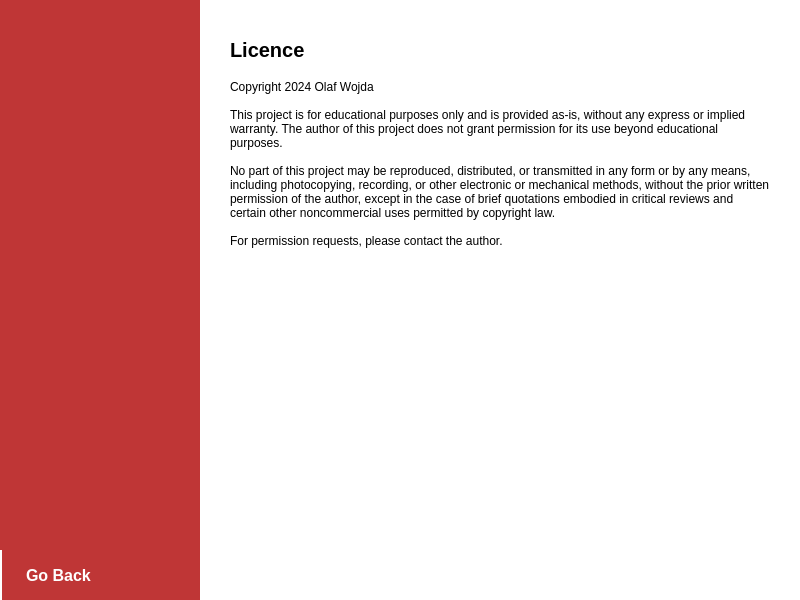
<?xml version="1.0" encoding="UTF-8"?>
<ui version="4.0">
 <class>Licence</class>
 <widget class="QWidget" name="Licence">
  <property name="geometry">
   <rect>
    <x>0</x>
    <y>0</y>
    <width>800</width>
    <height>600</height>
   </rect>
  </property>
  <property name="windowTitle">
   <string>Form</string>
  </property>
  <property name="styleSheet">
   <string notr="true">#contentWidget {
	background: white;
}
#licenceText {
	color: black;
	font-size: 12px;
}</string>
  </property>
  <widget class="QWidget" name="contentWidget" native="true">
   <property name="geometry">
    <rect>
     <x>0</x>
     <y>0</y>
     <width>801</width>
     <height>601</height>
    </rect>
   </property>
   <widget class="QWidget" name="menuWidget" native="true">
    <property name="geometry">
     <rect>
      <x>0</x>
      <y>0</y>
      <width>200</width>
      <height>600</height>
     </rect>
    </property>
    <property name="sizePolicy">
     <sizepolicy hsizetype="Preferred" vsizetype="Maximum">
      <horstretch>0</horstretch>
      <verstretch>0</verstretch>
     </sizepolicy>
    </property>
    <property name="minimumSize">
     <size>
      <width>200</width>
      <height>500</height>
     </size>
    </property>
    <property name="baseSize">
     <size>
      <width>200</width>
      <height>532</height>
     </size>
    </property>
    <property name="palette">
     <palette>
      <active>
       <colorrole role="Button">
        <brush brushstyle="SolidPattern">
         <color alpha="255">
          <red>191</red>
          <green>54</green>
          <blue>54</blue>
         </color>
        </brush>
       </colorrole>
       <colorrole role="Base">
        <brush brushstyle="SolidPattern">
         <color alpha="255">
          <red>191</red>
          <green>54</green>
          <blue>54</blue>
         </color>
        </brush>
       </colorrole>
       <colorrole role="Window">
        <brush brushstyle="SolidPattern">
         <color alpha="255">
          <red>191</red>
          <green>54</green>
          <blue>54</blue>
         </color>
        </brush>
       </colorrole>
      </active>
      <inactive>
       <colorrole role="Button">
        <brush brushstyle="SolidPattern">
         <color alpha="255">
          <red>191</red>
          <green>54</green>
          <blue>54</blue>
         </color>
        </brush>
       </colorrole>
       <colorrole role="Base">
        <brush brushstyle="SolidPattern">
         <color alpha="255">
          <red>191</red>
          <green>54</green>
          <blue>54</blue>
         </color>
        </brush>
       </colorrole>
       <colorrole role="Window">
        <brush brushstyle="SolidPattern">
         <color alpha="255">
          <red>191</red>
          <green>54</green>
          <blue>54</blue>
         </color>
        </brush>
       </colorrole>
      </inactive>
      <disabled>
       <colorrole role="Button">
        <brush brushstyle="SolidPattern">
         <color alpha="255">
          <red>191</red>
          <green>54</green>
          <blue>54</blue>
         </color>
        </brush>
       </colorrole>
       <colorrole role="Base">
        <brush brushstyle="SolidPattern">
         <color alpha="255">
          <red>191</red>
          <green>54</green>
          <blue>54</blue>
         </color>
        </brush>
       </colorrole>
       <colorrole role="Window">
        <brush brushstyle="SolidPattern">
         <color alpha="255">
          <red>191</red>
          <green>54</green>
          <blue>54</blue>
         </color>
        </brush>
       </colorrole>
      </disabled>
     </palette>
    </property>
    <property name="styleSheet">
     <string notr="true">QPushButton {
	font-size: 16px;
	font-weight: bold;
	background-color: #bf3636;
	color: white;
	padding: 8px;
	padding-left: 24px;
	border: none;
	border-left: 2px solid white;
	text-align:left;
}
QPushButton:hover {
	background-color: #d43f3f;
}
QWidget{
	background-color: #bf3636;
}</string>
    </property>
    <widget class="QLabel" name="logo">
     <property name="geometry">
      <rect>
       <x>40</x>
       <y>20</y>
       <width>120</width>
       <height>120</height>
      </rect>
     </property>
     <property name="styleSheet">
      <string notr="true"/>
     </property>
     <property name="text">
      <string/>
     </property>
     <property name="pixmap">
      <pixmap resource="resources.qrc">:/res/pasman.png</pixmap>
     </property>
     <property name="scaledContents">
      <bool>true</bool>
     </property>
    </widget>
    <widget class="QPushButton" name="backBtn">
     <property name="geometry">
      <rect>
       <x>0</x>
       <y>550</y>
       <width>200</width>
       <height>50</height>
      </rect>
     </property>
     <property name="text">
      <string>Go Back</string>
     </property>
    </widget>
   </widget>
   <widget class="QLabel" name="licenceText">
    <property name="geometry">
     <rect>
      <x>230</x>
      <y>80</y>
      <width>541</width>
      <height>491</height>
     </rect>
    </property>
    <property name="text">
     <string>Copyright 2024 Olaf Wojda

This project is for educational purposes only and is provided as-is, without any express or implied warranty. The author of this project does not grant permission for its use beyond educational purposes.

No part of this project may be reproduced, distributed, or transmitted in any form or by any means, including photocopying, recording, or other electronic or mechanical methods, without the prior written permission of the author, except in the case of brief quotations embodied in critical reviews and certain other noncommercial uses permitted by copyright law.

For permission requests, please contact the author.</string>
    </property>
    <property name="scaledContents">
     <bool>false</bool>
    </property>
    <property name="alignment">
     <set>Qt::AlignmentFlag::AlignLeading|Qt::AlignmentFlag::AlignLeft|Qt::AlignmentFlag::AlignTop</set>
    </property>
    <property name="wordWrap">
     <bool>true</bool>
    </property>
   </widget>
   <widget class="QLabel" name="pageTitle">
    <property name="geometry">
     <rect>
      <x>230</x>
      <y>30</y>
      <width>260</width>
      <height>40</height>
     </rect>
    </property>
    <property name="styleSheet">
     <string notr="true">color: black; font-size: 20px; font-weight: bold;</string>
    </property>
    <property name="text">
     <string>Licence</string>
    </property>
   </widget>
  </widget>
 </widget>
 <resources>
  <include location="resources.qrc"/>
 </resources>
 <connections/>
</ui>
